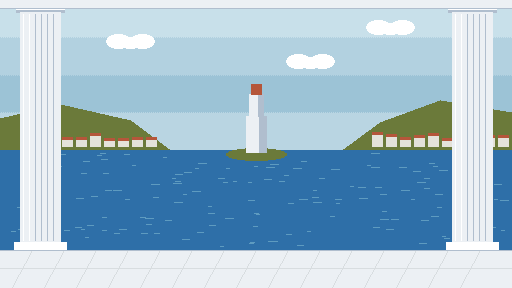
#> input picture art/simple/scene/day-1.png, 512 x 288 px
$ python dusk.py simple/scene/day-1.png simple/scene/day-2.png
#> lines starting #> are read from the running program, lines starting #| are printed output that depends on the picture
"""A 面（正午）→ B 面（黄昏）：代码调色，保证 A/B 同一构图同一主体（评审第 1 轮要求）。

做法：
- 天空 = 和上边连通、偏蓝青的亮像素 + 云（很亮、低饱和、和天空连通）→ 按 y 映射到橙粉晚霞色阶，云换成暖粉/金。
- 海 = 剩下偏蓝青的像素 → 紫蓝色阶（按亮度）。
- 其余（建筑、地面、植物）→ 暖金受光 + 紫色阴影的色调映射（按亮度插值）。
用法：python art/dusk.py <A 面 png> <输出 png>
"""
from __future__ import annotations

import colorsys
import sys
from collections import deque

from PIL import Image

SKY = [(255, 206, 120), (252, 160, 100), (226, 112, 116), (160, 78, 124), (84, 54, 112)]   # 地平线 → 天顶
CLOUD = [(255, 228, 170), (255, 178, 128), (214, 120, 132), (140, 82, 128)]                 # 亮 → 暗
SEA = [(28, 24, 62), (52, 46, 100), (88, 70, 132), (170, 108, 136), (255, 190, 120)]        # 暗 → 亮（亮处是夕阳倒影）
LAND_DARK, LAND_MID, LAND_LIGHT, LAND_TOP = (36, 22, 56), (150, 80, 92), (250, 184, 112), (255, 238, 182)


def lerp(a, b, t):
    return tuple(round(a[i] + (b[i] - a[i]) * t) for i in range(3))


def ramp(cols, t):
    t = min(1.0, max(0.0, t))
    x = t * (len(cols) - 1)
    i = min(len(cols) - 2, int(x))
    return lerp(cols[i], cols[i + 1], x - i)


def hls(p):
    return colorsys.rgb_to_hls(*(c / 255 for c in p[:3]))


def is_blue(p):
    h, l, s = hls(p)
    return 0.40 <= h <= 0.66 and s > 0.22


def is_cloud(p):
    h, l, s = hls(p)
    return l > 0.80 and (s < 0.55 or 0.4 <= h <= 0.66)


def grade(img: Image.Image, horizon: int | None = None) -> Image.Image:
    img = img.convert("RGB")
#> img is the input picture: PIL image 512x288 RGB; mean R, G, B 154.9, 185.7, 205.2
    w, h = img.size
#> w = 512; h = 288
    px = img.load()
    # 天空：先只按「偏蓝青的亮像素」从上边洪水填充；云 = 很亮的连通块，只有整块都在画面上半部、而且贴着天空才算云
    # （第 1 版把白色建筑、浅色石堤也当成云填成了晚霞色：陵墓、罗德岛的石堤）
    sky = set()
    q = deque((x, 0) for x in range(w) if is_blue(px[x, 0]))
    sky.update(q)
    while q:
        x, y = q.popleft()
        for nx, ny in ((x + 1, y), (x - 1, y), (x, y + 1), (x, y - 1)):
            if 0 <= nx < w and 0 <= ny < h and (nx, ny) not in sky:
                p = px[nx, ny]
                if is_blue(p) and hls(p)[1] > 0.55:
                    sky.add((nx, ny))
                    q.append((nx, ny))
#> after the loop, sky = 73378 items
    seen = set()
#> seen = 0 items
    for y0 in range(h):
        for x0 in range(w):
            if (x0, y0) in seen or (x0, y0) in sky or not is_cloud(px[x0, y0]):
                continue
            comp, q = [], deque([(x0, y0)])
            seen.add((x0, y0))
            while q:
                x, y = q.popleft()
                comp.append((x, y))
                for nx, ny in ((x + 1, y), (x - 1, y), (x, y + 1), (x, y - 1)):
                    if 0 <= nx < w and 0 <= ny < h and (nx, ny) not in seen and (nx, ny) not in sky and is_cloud(px[nx, ny]):
                        seen.add((nx, ny))
                        q.append((nx, ny))
            touches = any((nx, ny) in sky for x, y in comp for nx, ny in ((x + 1, y), (x - 1, y), (x, y + 1), (x, y - 1)))
            if touches and max(y for _, y in comp) < h * 0.55:
                sky.update(comp)
    if horizon is None:
        ys = [y for _, y in sky]
        horizon = max(ys) if ys else h // 2
    out = Image.new("RGB", (w, h))
#> out: PIL image 512x288 RGB; every value is 0
    o = out.load()
    for y in range(h):
        for x in range(w):
            p = px[x, y]
            hh, l, s = hls(p)
            if (x, y) in sky:
                t = 1 - y / max(1, horizon)
                if is_cloud(p):
                    o[x, y] = ramp(CLOUD, (1 - l) * 3.2)
                else:
                    o[x, y] = ramp(SKY, t * 0.9 + (0.75 - l) * 0.4)
            elif is_blue(p) and y >= horizon * 0.6:
                o[x, y] = ramp(SEA, l * 1.15)
            else:
                lc = min(1.0, max(0.0, (l - 0.08) / 0.84))
                lc = lc * lc * (3 - 2 * lc)
                if lc < 0.45:
                    c = lerp(LAND_DARK, LAND_MID, lc / 0.45)
                elif lc < 0.85:
                    c = lerp(LAND_MID, LAND_LIGHT, (lc - 0.45) / 0.4)
                else:
                    c = lerp(LAND_LIGHT, LAND_TOP, (lc - 0.85) / 0.15)
                warm = (hh < 0.17 or hh > 0.95) and s > 0.35
                k = 0.65 if warm else 0.3 * s
                o[x, y] = tuple(min(255, round(c[i] * (1 - k) + p[i] * k * (0.8 + 0.3 * l))) for i in range(3))
    return out


if __name__ == "__main__":
    grade(Image.open(sys.argv[1])).save(sys.argv[2])
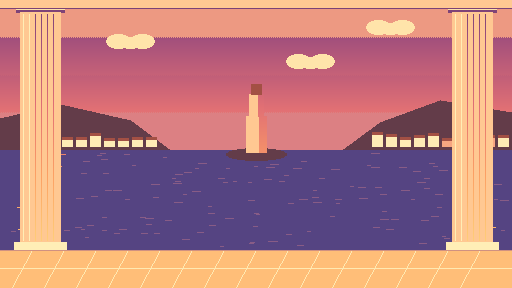
#> saved as day-2.png: PIL image 512x288 RGB; mean R, G, B 182, 124.7, 127.7
